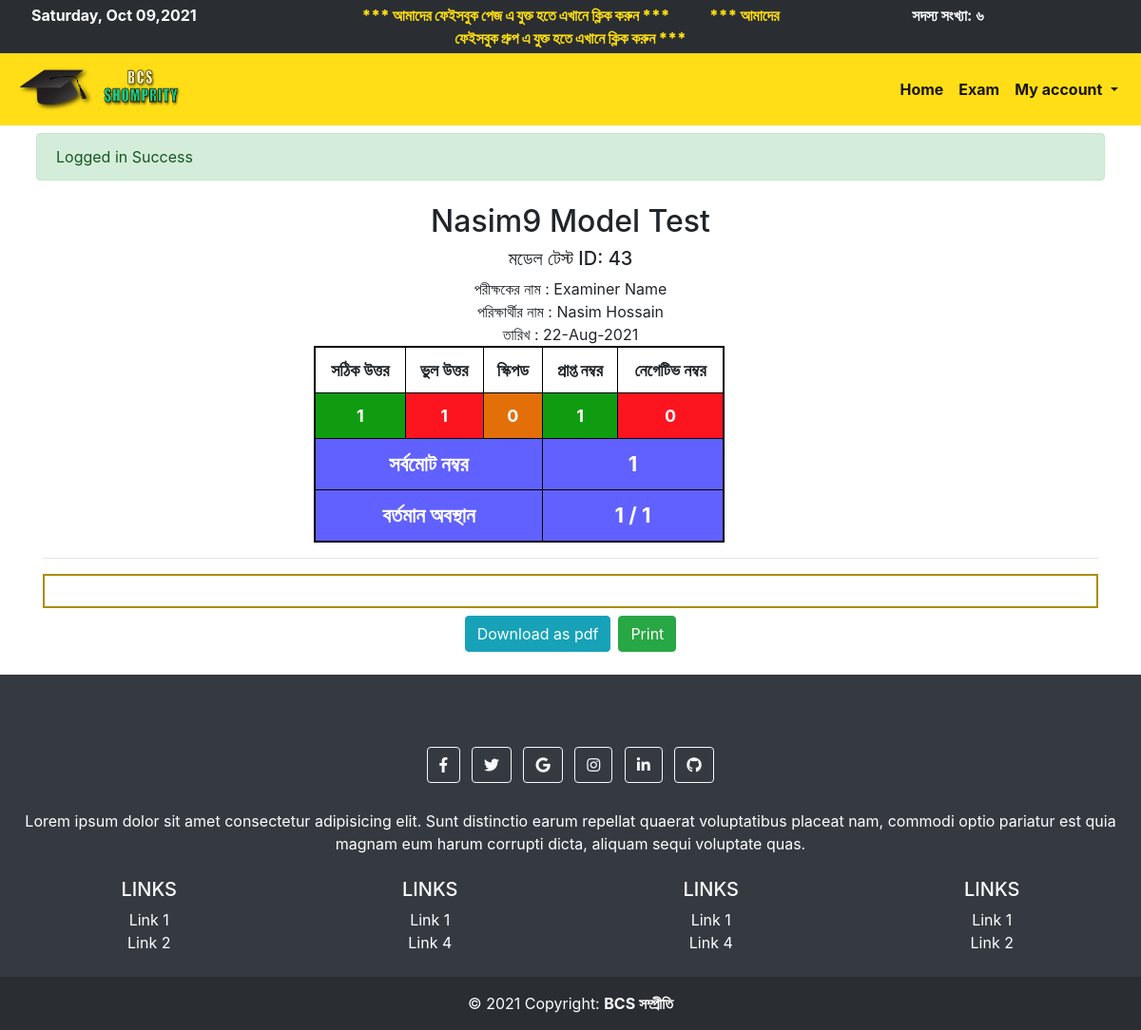
/student/result.php?id=43 (signed in), run on the app's committed database.
### tables this page shows
CREATE TABLE `question_answer` (
  `id` bigint(20) NOT NULL,
  `user_id` bigint(20) NOT NULL,
  `model_test_id` bigint(20) NOT NULL,
  `skipped` float NOT NULL DEFAULT 0,
  `correct_answer` float NOT NULL DEFAULT 0,
  `wrong_answer` float NOT NULL DEFAULT 0,
  `total_mark` float NOT NULL DEFAULT 0,
  `positive_mark` float NOT NULL DEFAULT 0,
  `negative_mark` float NOT NULL DEFAULT 0,
  `all_answer` varchar(1000) NOT NULL DEFAULT '0',
  `created_at` timestamp NOT NULL DEFAULT current_timestamp()
);

CREATE TABLE `model_test` (
  `id` int(11) NOT NULL,
  `user_id` int(11) NOT NULL,
  `model_test_name` varchar(100) NOT NULL,
  `model_test_examiner_name` varchar(100) NOT NULL,
  `positive_mark` float NOT NULL,
  `negative_mark` float NOT NULL,
  `model_test_date` varchar(100) NOT NULL,
  `duration` int(11) NOT NULL,
  `model_set` varchar(100) DEFAULT NULL,
  `course_id` int(11) DEFAULT NULL,
  `payment` int(11) DEFAULT NULL,
  `pinned` int(11) DEFAULT NULL,
  `secure_pin` varchar(100) DEFAULT NULL,
  `image_name` varchar(100) DEFAULT NULL,
  `image_type` varchar(100) DEFAULT NULL,
  `participants` int(11) DEFAULT NULL,
  `finished` int(11) DEFAULT NULL,
  `total_questions` int(11) DEFAULT NULL,
  `created_at` timestamp NULL DEFAULT current_timestamp(),
  `banner_payment_amount` varchar(100) DEFAULT NULL,
  `banner_medium` varchar(100) DEFAULT NULL,
  `banner_action` tinyint(1) NOT NULL DEFAULT 0,
  `banner_payment_number` varchar(100) DEFAULT NULL
);

CREATE TABLE `user` (
  `id` int(255) NOT NULL,
  `name` varchar(250) NOT NULL,
  `phone` varchar(100) NOT NULL,
  `email` varchar(100) NOT NULL,
  `institute` varchar(100) NOT NULL,
  `password` varchar(100) NOT NULL,
  `registrationtime` timestamp NOT NULL DEFAULT current_timestamp(),
  `remaining_courses` int(11) DEFAULT NULL,
  `subscribed_courses` varchar(1000) DEFAULT NULL,
  `type` varchar(255) NOT NULL DEFAULT 'user',
  `validation_code` varchar(255) DEFAULT NULL
);

### link/dbname.php (called while the page is built, shortened)
<?php
$USER = 'user';
$MODEL_TEST = 'model_test';
$QUESTION_ANSWER = 'question_answer';

### student/result.php (the view, shortened to what this page needs)
<?php include 'toplayout.php';
$session_user_id = userID($userInput);
if (!isset ($_GET['id']) ) {
    $model_test_id = "not_found";
  } else {
    $model_test_id  = intval($_GET['id']);
  }
    if (!isset ($_GET['uid']) ) {
    $session_user_id = userID($userInput);
  } else {
    $session_user_id = intval($_GET['uid']);;
  }
$question_answer_data = all_by_SPECIFIC_ID_TWO($QUESTION_ANSWER,'user_id',$session_user_id,'model_test_id',$model_test_id);
$model_test_name =  returnSingleValue($MODEL_TEST,'model_test_name','id',$question_answer_data[0]['model_test_id']);
$model_test_examiner_name = returnSingleValue($MODEL_TEST,'model_test_examiner_name','id',$question_answer_data[0]['model_test_id']);
$model_test_date = returnSingleValue($MODEL_TEST,'model_test_date','id',$question_answer_data[0]['model_test_id']);
$total_model_test_answer = TotalNumberOfRowsWhere($QUESTION_ANSWER,'model_test_id',$model_test_id);
$total_answer_question_max = all_by_SPECIFIC_ID_DESC($QUESTION_ANSWER,'model_test_id',$model_test_id);
$current_position = 0;
for($i=0;$i<count($total_answer_question_max);$i++){
    if($session_user_id==$total_answer_question_max[$i]['user_id']){
        $current_position=$i+1;
    }
}
?>
<div class="container"id="pdf">
    <div class="row text-center">
        <div class="col-sm-12">
            <h2><?php echo $model_test_name; ?></h2>
            <h5>মডেল টেস্ট ID: <?php echo $question_answer_data[0]['model_test_id']; ?> </h5>
        </div>
        <div class="col-sm-3"></div>
        <div class="col-sm-6">
            পরীক্ষকের নাম  : <?php echo $model_test_examiner_name; ?> <br>
            পরিক্ষার্থীর নাম : <?php echo returnSingleValue($USER,"name","id",$session_user_id) ?><br>
            তারিখ : <?php echo stringToDate($model_test_date); ?> <br>
        </div>
        <div class="col-sm-3"></div>
    </div>
    <div class="row" text-align="center">
        <div class="col-sm-3"></div>
        <div class="col-sm-6">
            <table class="result_box">
                <tr>
                    <th>সঠিক উত্তর</th>
                    <th>ভুল উত্তর</th>
                    <th>স্কিপড</th>
                    <th>প্রাপ্ত নম্বর</th>
                    <th>নেগেটিভ নম্বর</th>
                </tr>
                <tr>
                    <td class="green_bg"><?php echo $question_answer_data[0]['correct_answer']; ?></td>
                    <td class="red_bg"><?php echo $question_answer_data[0]['wrong_answer']; ?></td>
                    <td class="orange_bg"><?php echo $question_answer_data[0]['skipped']; ?></td>
                    <td class="green_bg"><?php echo $question_answer_data[0]['positive_mark']; ?></td>
                    <td class="red_bg"><?php echo $question_answer_data[0]['negative_mark']; ?></td>
                </tr>
                <tr class="blue_bg result_text">
                    <th colspan="3">সর্বমোট নম্বর</th>
                    <td colspan="3"><?php echo $question_answer_data[0]['total_mark']; ?></td>
                </tr>
                <tr class="blue_bg result_text">
                    <th colspan="3">বর্তমান অবস্থান</th>
                    <td colspan="3"><?php echo $current_position; ?> / <?php echo $total_model_test_answer; ?></td>
                </tr>
            </table>
        </div>
        <div class="col-sm-3"></div>
    </div>
    <hr>
    <div class="question_set_box">
    </div>
</div>
<div class="container hide pt-2">
    <div class="d-flex justify-content-center">
            <form action="printResult.php" method="post">
        <input class="btn btn-info  d-print-none" type="submit"name="printYourResult" value="Download as pdf"></input>
        </form>
        <button class="btn btn-success d-print-none ml-2" onclick="window.print();" >Print</button>
    </div>
</div>
<br>
<div class="d-print-none">
<?php include 'bottomlayout.php'; ?>

### data on the page
question_answer: model_test.model_test_name "Nasim9 Model Test", model_test "43", model_test.model_test_examiner_name "Examiner Name", model_test.model_test_date "22-Aug-2021", correct_answer "1", wrong_answer "1", skipped "0", positive_mark "1", negative_mark "0", total_mark "1"
user: returnSingleValue($USER,"name","id",$session_user_id) "Nasim Hossain"

### other printed values
englishToBangla($totalmember) "৬"
$_SESSION['message'] "Logged in Success"
$current_position "1"
$total_model_test_answer "1"
